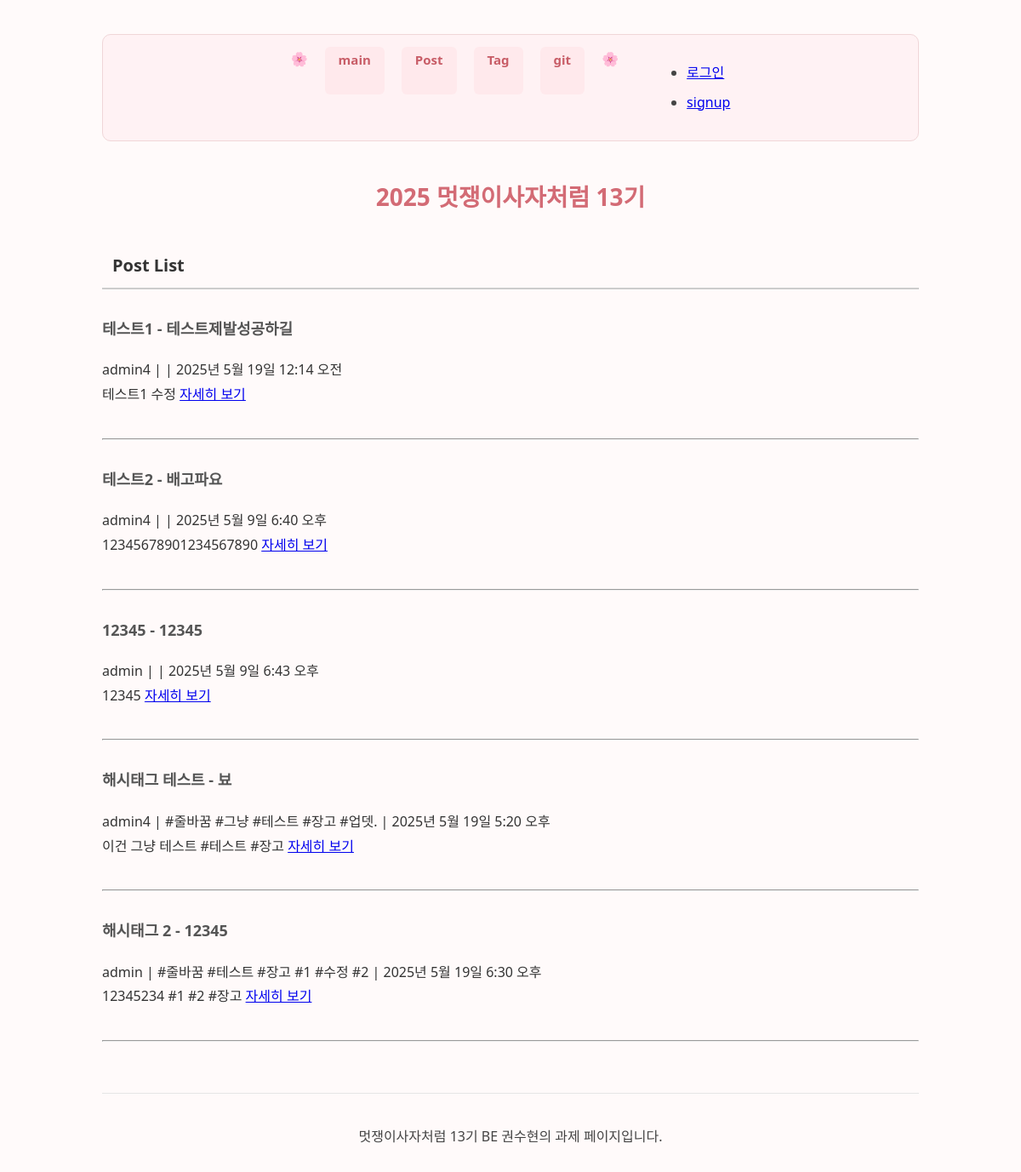
Page /second on the earlier database version.
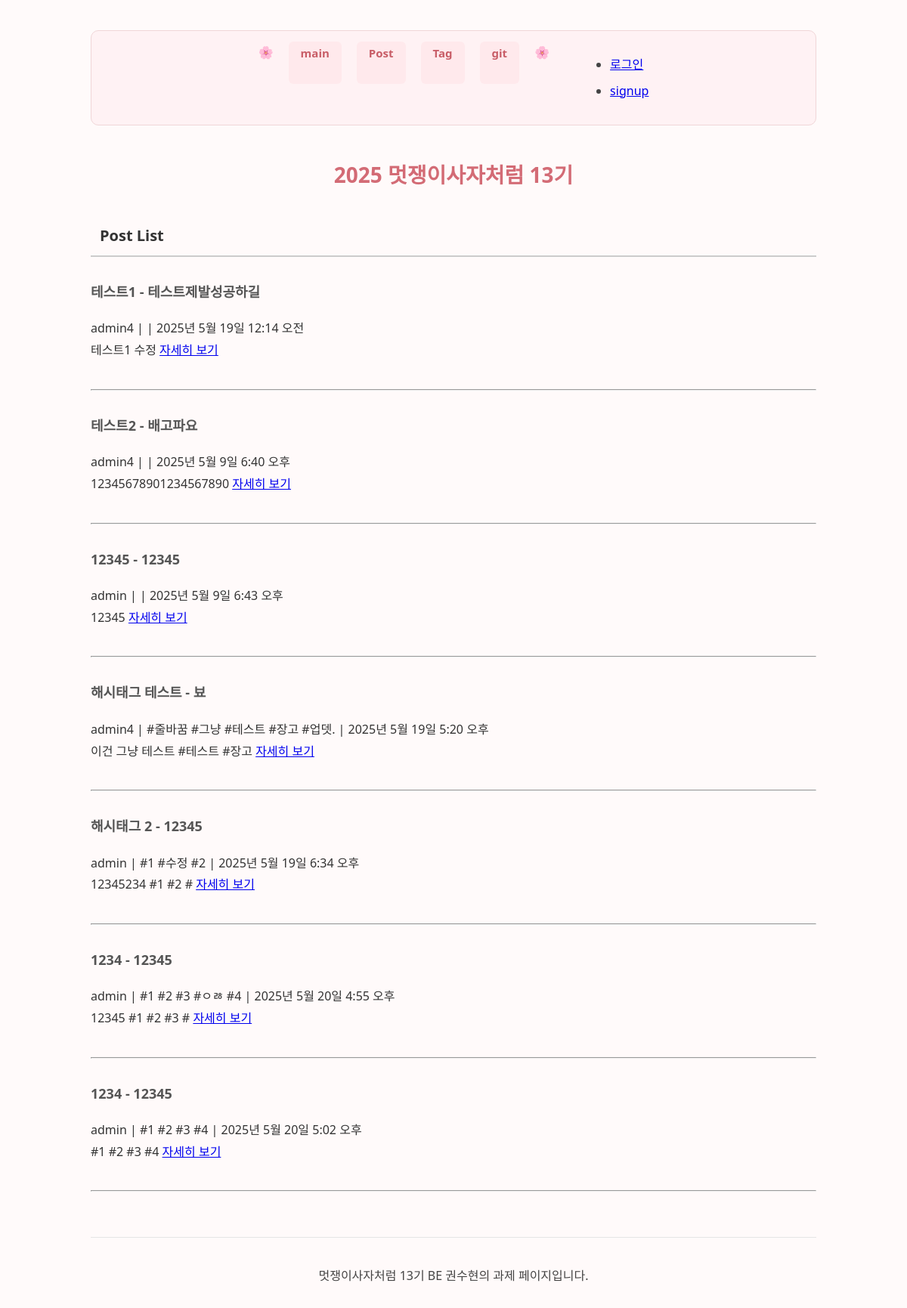
Same page on the later database version.
### main/models.py (models this page shows, shortened)
class Post(models.Model):
     STATUS_CHOICES = [
          ('draft', '임시저장'),
          ('published', '발행'),
          ]
     title = models.CharField(max_length=50)
     writer = models.ForeignKey(User, null = False, blank = False, on_delete=models.CASCADE)
     feeling = models.CharField(max_length=50, blank=True)
     content = models.TextField()
     status = models.CharField(max_length=10, choices=STATUS_CHOICES, default='draft')
     created_at = models.DateTimeField()
     image = models.ImageField(upload_to="post/", blank=True, null=True)
     tags = models.ManyToManyField(Tag, related_name='posts', blank=True)
     like = models.ManyToManyField(User, related_name='likes', blank=True)
     like_count = models.PositiveIntegerField(default=0)
     def summary(self) :
          return self.content[:20]

class Tag(models.Model) :
     name = models.CharField(max_length=30, null=False, blank=False)

### main/views.py (the view)
# urls.py: path('second', secondpage, name="secondpage"),
def secondpage(request) :
     posts = Post.objects.all()
     return render(request, 'main/secondpage.html', {'posts' : posts});

### main/templates/main/secondpage.html (shortened to what this page needs)
{% extends 'base.html' %}
{% load static %}
{% block content %}
<h1 class="contents">2025 멋쟁이사자처럼 13기</h1>
<div class="contents"
     style="font-size: 20px; font-weight: 600; color: #333; padding: 8px 12px; border-bottom: 2px solid #ccc; margin-bottom: 16px;">
     Post List
</div>
<div>
     {% for post in posts %}
     <div>
          <h3>{{post.title}} - {{post.feeling}}</h3>
          {{post.writer}} |
          {% for tag in post.tags.all %}
          #{{ tag.name }}
          {% endfor %}
          | {{post.created_at}} <br>
          {{post.summary}}
          <a href="{% url 'main:detail' post.id %}">자세히 보기</a>
          <br><br>
          <hr />
     </div>
     {% endfor %}
</div>
{% endblock %}

### project/templates/base.html (shortened to what this page needs)
<!DOCTYPE html>
{% load static %}
<html lang="ko">
<head>
     <link rel="stylesheet" type="text/css" href="{% static 'css/project.css' %}">
</head>
<body class="body-container">
     {% include 'shared/_navbar.html' %}
     <main>
          {% block content %}
          {% endblock %}
     </main>
     {% include 'shared/_footer.html' %}
</body>
</html>

### project/templates/shared/_navbar.html
<nav class="navbar-container">
     🌸
     <a class="navbar-link" href="{% url 'main:mainpage' %}">main</a>
     <a class="navbar-link" href="{% url 'main:secondpage' %}">Post</a>
     <a class="navbar-link" href="{% url 'main:tag-list' %}">Tag</a>
     <a class="navbar-link" href="https://github.com/lo2q">git</a>
     🌸
     <div class="nav-right">
          {% if user.is_authenticated %}
          <ul class="nav-link-account">
               <li class="nav-link-user">{{user.username}}</li>
               <li><a href="{% url 'accounts:logout' %}">로그아웃</a></li>
               <li><a href="{% url 'users:mypage' request.user.id %}">mypage</a></li>
          </ul>
          {% else %}
          <ul class="nav=link-account">
               <li><a href="{% url 'accounts:login' %}">로그인</a></li>
               <li><a href="{% url 'accounts:signup' %}">signup</a></li>
          </ul>
          {% endif %}
     </div>
</nav>

### project/templates/shared/_footer.html
<footer>
     <p>멋쟁이사자처럼 13기 BE 권수현의 과제 페이지입니다.</p>
</footer>

### project/static/CSS/project.css (style rules this page uses)
body { font-family: 'Segoe UI', 'Apple SD Gothic Neo', Arial, sans-serif; margin: 40px auto; max-width: 960px; background-color: #fffafa; color: #333; line-height: 1.8; padding: 0 20px; }
h1 { font-size: 28px; margin-bottom: 30px; text-align: center; color: #d36b75;x padding-bottom: 8px; }
h3 { font-size: 18px; margin-top: 30px; color: #555; }
p, ul, ol { font-size: 16px; color: #444; }
ul li, ol li { margin-left: 20px; margin-bottom: 6px; }
nav.navbar-container { background-color: #fff2f4; border: 1px solid #f0d6d8; border-radius: 10px; padding: 14px 20px; margin-bottom: 40px; display: flex; justify-content: center; gap: 20px; flex-wrap: wrap; }
.navbar-link { display: inline-block; font-size: 15px; font-weight: 600; color: #c85d67; text-decoration: none; padding: 8px 16px; border-radius: 6px; background-color: #ffe9ec; transition: background-color 0.3s ease, color 0.3s ease; line-height: 1; height: 40px; vertical-align: middle; }
footer { margin-top: 60px; padding-top: 20px; font-size: 14px; color: #999; text-align: center; border-top: 1px solid #e5e5e5; }

Differences in the rows shown:
changed Post "해시태그 2": created_at "2025년 5월 19일 6:30 오후" → "2025년 5월 19일 6:34 오후"; summary "12345234 #1 #2 #장고" → "12345234 #1 #2 #"; loses Tag (name "줄바꿈"); loses Tag (name "테스트"); loses Tag (name "장고")
added Post: title "1234", feeling "12345", writer "admin", created_at "2025년 5월 20일 4:55 오후", summary "12345 #1 #2 #3 #", Tag (name "1"), Tag (name "2")
added Tag: name "3"
added Tag: name "ㅇㅀ", shown under "1234"
added Tag: name "4"
added Post: title "1234", feeling "12345", writer "admin", created_at "2025년 5월 20일 5:02 오후", summary "#1 #2 #3 #4", Tag (name "1"), Tag (name "2")
